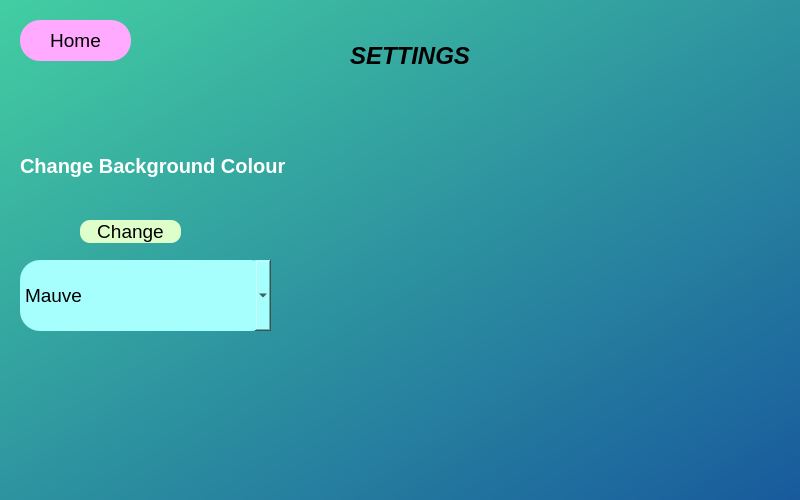
<?xml version="1.0" encoding="UTF-8"?>
<ui version="4.0">
 <class>Dialog</class>
 <widget class="QDialog" name="Dialog">
  <property name="geometry">
   <rect>
    <x>0</x>
    <y>0</y>
    <width>800</width>
    <height>500</height>
   </rect>
  </property>
  <property name="windowTitle">
   <string>Dialog</string>
  </property>
  <property name="styleSheet">
   <string notr="true">QDialog#Dialog{
background-color: qlineargradient(spread:pad, x1:0, y1:0, x2:1, y2:1, stop:0 rgba(67, 206, 162, 1), stop:1 rgba(24, 90, 157, 1));
}</string>
  </property>
  <widget class="QLabel" name="label">
   <property name="geometry">
    <rect>
     <x>350</x>
     <y>40</y>
     <width>141</width>
     <height>31</height>
    </rect>
   </property>
   <property name="font">
    <font>
     <pointsize>18</pointsize>
     <weight>75</weight>
     <italic>true</italic>
     <bold>true</bold>
    </font>
   </property>
   <property name="text">
    <string>SETTINGS</string>
   </property>
  </widget>
  <widget class="QLabel" name="label_2">
   <property name="geometry">
    <rect>
     <x>20</x>
     <y>150</y>
     <width>281</width>
     <height>31</height>
    </rect>
   </property>
   <property name="font">
    <font>
     <pointsize>15</pointsize>
     <weight>75</weight>
     <bold>true</bold>
    </font>
   </property>
   <property name="styleSheet">
    <string notr="true">color: rgb(255, 255, 255);</string>
   </property>
   <property name="text">
    <string>Change Background Colour</string>
   </property>
  </widget>
  <widget class="QComboBox" name="colorSelectBox">
   <property name="geometry">
    <rect>
     <x>20</x>
     <y>260</y>
     <width>251</width>
     <height>71</height>
    </rect>
   </property>
   <property name="styleSheet">
    <string notr="true">QComboBox{
background-color: rgb(166, 255, 252); font-size: 14pt; 
border-width: 1px;
border-radius: 20px;
}

QListView{
    border:                 none;
    color:                      rgb(87, 96, 134);
    background-color:   rgb(255, 255, 255);
    font-weight:            bold;
    selection-background-color: rgb(47, 175, 178);
}


QComboBox:hover{
	background-color: rgb(85, 255, 127);
}</string>
   </property>
   <item>
    <property name="text">
     <string>Mauve</string>
    </property>
   </item>
   <item>
    <property name="text">
     <string>Green Blue</string>
    </property>
   </item>
   <item>
    <property name="text">
     <string>Pink Purple Orange</string>
    </property>
   </item>
  </widget>
  <widget class="QPushButton" name="submitButton">
   <property name="geometry">
    <rect>
     <x>80</x>
     <y>220</y>
     <width>101</width>
     <height>23</height>
    </rect>
   </property>
   <property name="styleSheet">
    <string notr="true">QPushButton{
background-color: rgb(222, 255, 201); font-size: 14pt; 
border-radius: 10px;
}

QPushButton:hover{
	background-color: rgb(255, 243, 116);
}</string>
   </property>
   <property name="text">
    <string>Change</string>
   </property>
  </widget>
  <widget class="QPushButton" name="homeButton">
   <property name="geometry">
    <rect>
     <x>20</x>
     <y>20</y>
     <width>111</width>
     <height>41</height>
    </rect>
   </property>
   <property name="styleSheet">
    <string notr="true">QPushButton{
background-color: rgb(255, 170, 255); font-size: 14pt; 
border-radius: 20px;
}

QPushButton:hover{
	background-color: rgb(255, 85, 255);
}</string>
   </property>
   <property name="text">
    <string>Home</string>
   </property>
  </widget>
 </widget>
 <resources/>
 <connections/>
</ui>
